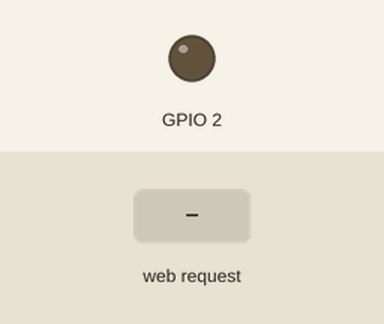
The sketch below on a simulated ESP8266 (NodeMCU). Parts: output pins drawn as LEDs (lit = HIGH). The test bench sets the inputs (shaded band). WiFi joins after 1.5 s; servers stay silent unless stated; what the sketch prints to the serial monitor is not drawn.

Above: at 2.7 s.
2.8 s: HTTP request GET /?LED=ON received
At 5.0 s:
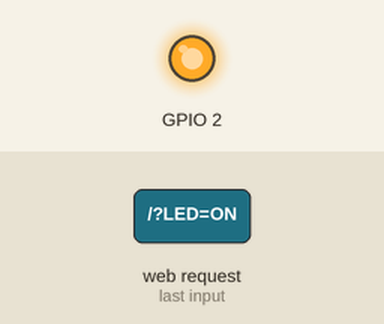
5.3 s: HTTP request GET /?LED=OFF received
At 7.2 s:
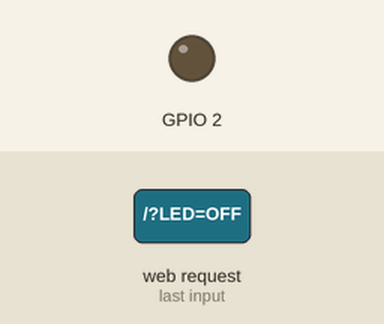
Timing chart, 0 to 8.7 s (numbered marks = the images above; inputs shaded):
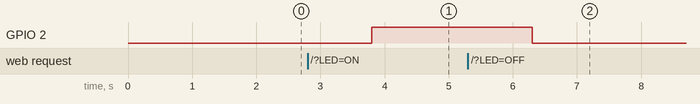

The sketch:

WEB.ino
```cpp
#include <ESP8266WiFi.h>

const char* ssid = "Introduce tu usuario";
const char* password = "Introduce tu contraseña";

WiFiServer server(80);

void setup() {
  Serial.begin(9600);
  delay(10);

  //Configuración  del GPIO2
  pinMode(2, OUTPUT);
  digitalWrite(2,LOW);

  Serial.println();
  Serial.println();
  Serial.print("Conectandose a red : ");
  Serial.println(ssid);

  WiFi.begin(ssid, password); //Conexión a la red

  while (WiFi.status() != WL_CONNECTED)
  {
    delay(500);
    Serial.print(".");
  }
  Serial.println("");
  Serial.println("WiFi conectado");

  server.begin(); //Iniciamos el servidor
  Serial.println("Servidor Iniciado");

  Serial.println("Ingrese desde un navegador web usando la siguiente IP:");
  Serial.println(WiFi.localIP()); //Obtenemos la IP
}

void loop() {
  WiFiClient client = server.available();
  if (client) //Si hay un cliente presente
  {
    Serial.println("Nuevo Cliente");

    //esperamos hasta que hayan datos disponibles
    while(!client.available()&&client.connected())
    {
    delay(1);
    }

    // Leemos la primera línea de la petición del cliente.
    String linea1 = client.readStringUntil('r');
    Serial.println(linea1);

    if (linea1.indexOf("LED=ON")>0) //Buscamos un LED=ON en la 1°Linea
    {
      digitalWrite(2,HIGH);
    }
    if (linea1.indexOf("LED=OFF")>0)//Buscamos un LED=OFF en la 1°Linea
    {
      digitalWrite(2,LOW);
    }

    client.flush();

    Serial.println("Enviando respuesta...");
    //Encabesado http
    client.println("HTTP/1.1 200 OK");
    client.println("Content-Type: text/html");
    client.println("Connection: close");// La conexión se cierra después de finalizar de la respuesta
    client.println();
    //Pagina html  para en el navegador
    client.println("<!DOCTYPE HTML>");
    client.println("<html>");
    client.println("<head><title>TC1004B</title>");
    client.println("<body>");
    client.println("<h1 align='center'>Prueba WiFi y NodeMCU</h1>");
    client.println("<div style='text-align:center;'>");
    client.println("<br />");
    client.println("<button onClick=location.href='./?LED=OFF'>LED ON</button>");
    client.println("<button onClick=location.href='./?LED=ON'>LED OFF</button>");
    client.println("<br />");
    client.println("</div>");
    client.println("</body>");
    client.println("</html>");

    delay(1);
    Serial.println("respuesta enviada");
    Serial.println();
  }
}
```

Measured:
- after the input at 2.8 s, GPIO 2: LOW → HIGH after 1.0 s
- after the input at 5.3 s, GPIO 2: HIGH → LOW after 1.0 s
